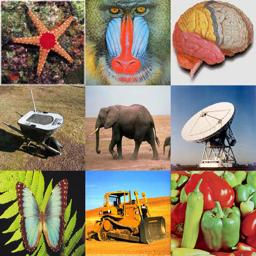
%> input picture Big Image/Small_Image256.jpg, 256 x 256 px
$ octave data_loss2.m   (GNU Octave 9; MATLAB toolbox functions it lacks are replaced by stand-ins)
%> lines starting %> are read from the running program, lines starting %| are printed output that depends on the picture
clear;
img = imread('Small_Image256.jpg'); % Read image
%> img is the input picture: size 256x256x3 uint8; mean R, G, B 143.6, 128.2, 104.8

red = img(:,:,1); % Red channel
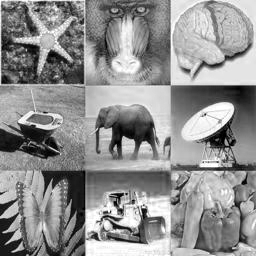
%> red: size 256x256 uint8; min 0, max 255, mean 143.6
green = img(:,:,2); % Green channel
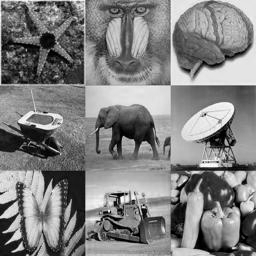
%> green: size 256x256 uint8; min 0, max 255, mean 128.2
blue = img(:,:,3); % Blue channel
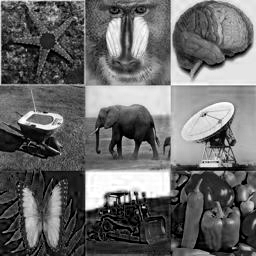
%> blue: size 256x256 uint8; min 0, max 255, mean 104.8
% double format
red=double(red);
%> red: size 256x256 double
green=double(green);
%> green: size 256x256 double
blue=double(blue);
%> blue: size 256x256 double

for i = 1: 128
    for j = 1: 256
        red(j, i) = 255;
    end
end
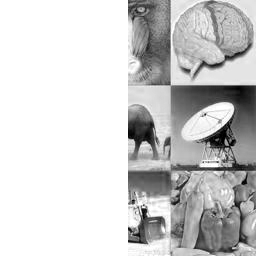
%> red: size 256x256 double; min 0, max 255, mean 205.8

for i = 1: 128
    for j = 1: 256
        green(j, i) = 255;
    end
end
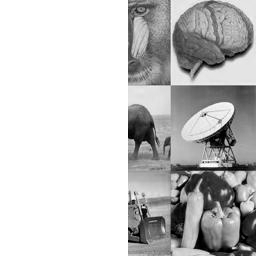
%> green: size 256x256 double; min 0, max 255, mean 197.5

for i = 1: 128
    for j = 1: 256
        blue(j, i) = 255;
    end
end
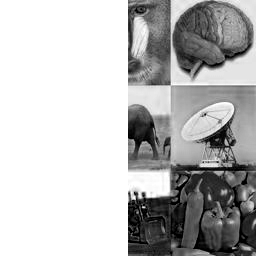
%> blue: size 256x256 double; min 0, max 255, mean 188.3

%image making
 I(:,:,1)= red;
 I(:,:,2)= green;
 I(:,:,3)= blue;
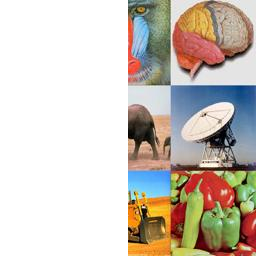
%> I: size 256x256x3 double; mean R, G, B 205.8, 197.5, 188.3

 I1 = uint8(I);
  figure
 imshow(I1);
 imwrite(I1,'girl_dl_out.tiff','tiff');

$ run again, with Big Image/Small_Image_SP5.jpg copied over Big Image/Small_Image256.jpg
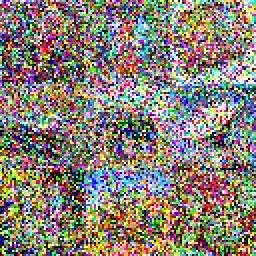
%> input picture Big Image/Small_Image_SP5.jpg, 128 x 128 px (shown 2 times larger)
%> img is the input picture: size 128x128x3 uint8; mean R, G, B 136, 127.8, 118.7
%> `green = img(:,:,2);`:
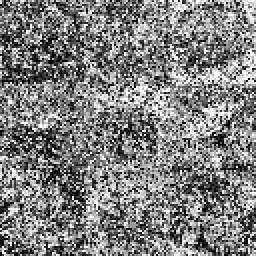
%> green: size 128x128 uint8 (shown 2 times larger); min 0, max 255, mean 127.8
%> `blue = img(:,:,3);`:
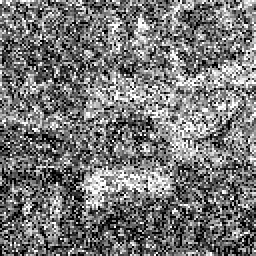
%> blue: size 128x128 uint8 (shown 2 times larger); min 0, max 255, mean 118.7
%> I: size 256x128x3 double; every value is 255
%> I1: size 256x128x3 uint8; every value is 255

$ run again, with Big Image/1.tiff saved as Big Image/Small_Image256.jpg
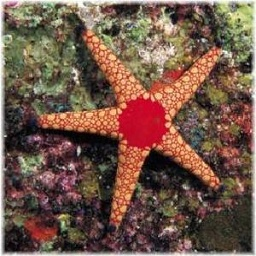
%> input picture Big Image/1.tiff, 256 x 256 px
%> img is the input picture: size 256x256x3 uint8; mean R, G, B 114.7, 87.5, 73.5
%> after the loop `for i = 1: 128`:
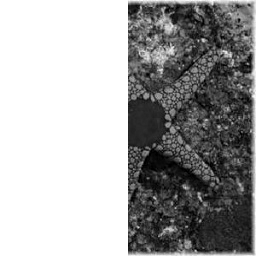
%> blue: size 256x256 double; min 0, max 255, mean 164.7
%> `I(:,:,3)= blue;`:
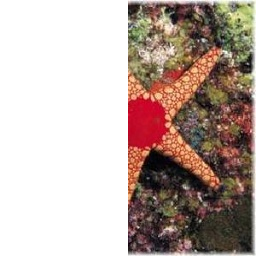
%> I: size 256x256x3 double; mean R, G, B 188.6, 172.1, 164.7

$ run again, with Big Image/10.tiff saved as Big Image/Small_Image256.jpg
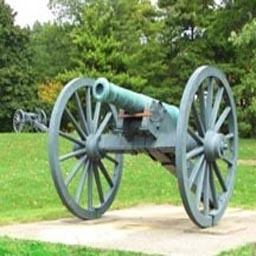
%> input picture Big Image/10.tiff, 256 x 256 px
%> img is the input picture: size 256x256x3 uint8; mean R, G, B 131, 152.5, 109.3
%> `I(:,:,3)= blue;`:
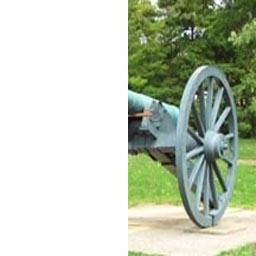
%> I: size 256x256x3 double; mean R, G, B 192.1, 201.4, 182.9
